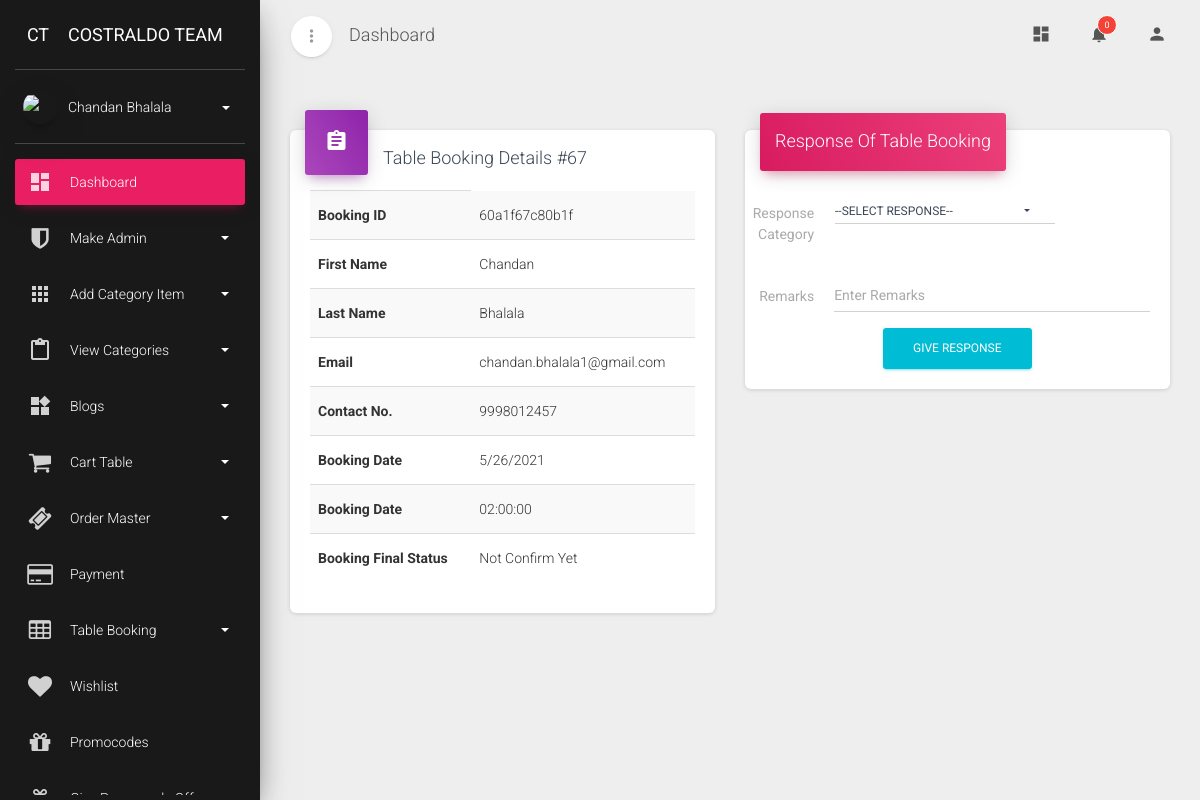
The app's page /Admin/response_table_booking.php?book_table_id=67 (signed in) with its own data.
### tables this page shows
CREATE TABLE `book_table` (
  `book_table_id` int(11) NOT NULL,
  `name` varchar(100) NOT NULL,
  `date` varchar(35) NOT NULL,
  `time` time NOT NULL,
  `created_at` timestamp NOT NULL DEFAULT current_timestamp() ON UPDATE current_timestamp(),
  `contact_no` varchar(20) NOT NULL,
  `message` text NOT NULL,
  `email` varchar(100) NOT NULL,
  `booking_id` text NOT NULL,
  `response` varchar(100) NOT NULL,
  `remarks` text NOT NULL,
  `created_date` date NOT NULL DEFAULT current_timestamp()
);

### Admin/response_table_booking.php (the view, shortened to what this page needs)
<?php
include('header.php');
  if(isset($_GET['book_table_id']))
  {
    $book_table_id = $_GET['book_table_id'];
    $sel = "select * from book_table where `book_table_id` = '$book_table_id'";
    $qu = mysqli_query($con,$sel);
    $record = mysqli_fetch_array($qu);
  }
?>
<div class="content">
  <div class="container-fluid">
    <div class="row">
      <div class="col-md-6">
        <div class="card">
          <div class="card-header card-header-primary card-header-icon">
            <div class="card-icon">
              <i class="material-icons">assignment</i>
            </div>
            <h4 class="card-title">Table Booking Details #<?php echo $record['book_table_id']; ?></h4>
          </div>
          <div class="card-body">
            <div class="material-datatables">
              <table id="datatables" class="table table-striped table-no-bordered table-hover" cellspacing="0" width="100%" style="width:100%">
                <tr>
                  <th>Booking ID</th>
                  <td><?php echo $record['booking_id']; ?></td>
                </tr>
                <tr>
                  <th>First Name</th>
                  <?php $name = explode(' ',$record['name']); ?>
                  <td><?php echo $name[0]; ?></td>
                </tr>
                <tr>
                  <th>Last Name</th>
                  <td><?php echo $name[1]; ?></td>
                </tr>
                <tr>
                  <th>Email</th>
                  <td><?php echo $record['email']; ?></td>
                </tr>
                <tr>
                  <th>Contact No.</th>
                  <td><?php echo $record['contact_no']; ?></td>
                </tr>
                <tr>
                  <th>Booking Date</th>
                  <td><?php echo $record['date']; ?></td>
                </tr>
                   <tr>
                  <th>Booking Date</th>
                  <td><?php echo $record['time']; ?></td>
                </tr>
                <tr>
                  <th>Booking Final Status</th>
                  <?php if($record['response']=="") { ?>
                    <td>Not Confirm Yet</td>
                  <?php } else if($record['response']=="Booked") { ?>
                    <td>Booked</td>
                  <?php } else if($record['response']=="Cancelled") { ?>
                    <td>Cancelled</td>
                  <?php } ?>
                </tr>
              </table>
            </div>
          </div>
        </div>
      </div>
        <div class="col-md-6">
        <div class="card ">
          <div class="card-header card-header-rose card-header-text">
            <div class="card-text">
              <h4 class="card-title">Response Of Table Booking</h4>
            </div>
          </div>
          <div class="card-body ">
            <form method="post" enctype="multipart/form-data" class="form-horizontal">
              <div class="row">
                <label class="col-sm-2 col-form-label">Response Category</label>
                <div class="col-lg-5 col-md-6 col-sm-3">
                  <select class="selectpicker" data-style="select-with-transition" name="response">
                    <option>--SELECT RESPONSE--</option>
                  </select>
                </div>
              </div><br>
              <div class="row">
                <label class="col-sm-2 col-form-label">Remarks</label>
                <div class="col-sm-10">
                  <div class="form-group">
                    <input type="text" name="remarks" class="form-control" placeholder="Enter Remarks">
                  </div>
                </div>
              </div>
              <div style="text-align: center;">
                  <button type="submit" name="submit" class="btn btn-info">Give Response</button>
              </div>
            </form>
          </div>
        </div>
      </div>
    </div>
  </div>
</div>
</div>
<?php include('footer.php'); ?>

### records on screen
book_table: book_table_id "67", booking "60a1f67c80b1f", name "Chandan", name "Bhalala", email "chandan.bhalala1@gmail.com", contact_no "9998012457", date "5/26/2021", time "02:00:00"

### other values on screen
$_SESSION['user']['name'] "Chandan Bhalala"
$num1+$num2 "0"
